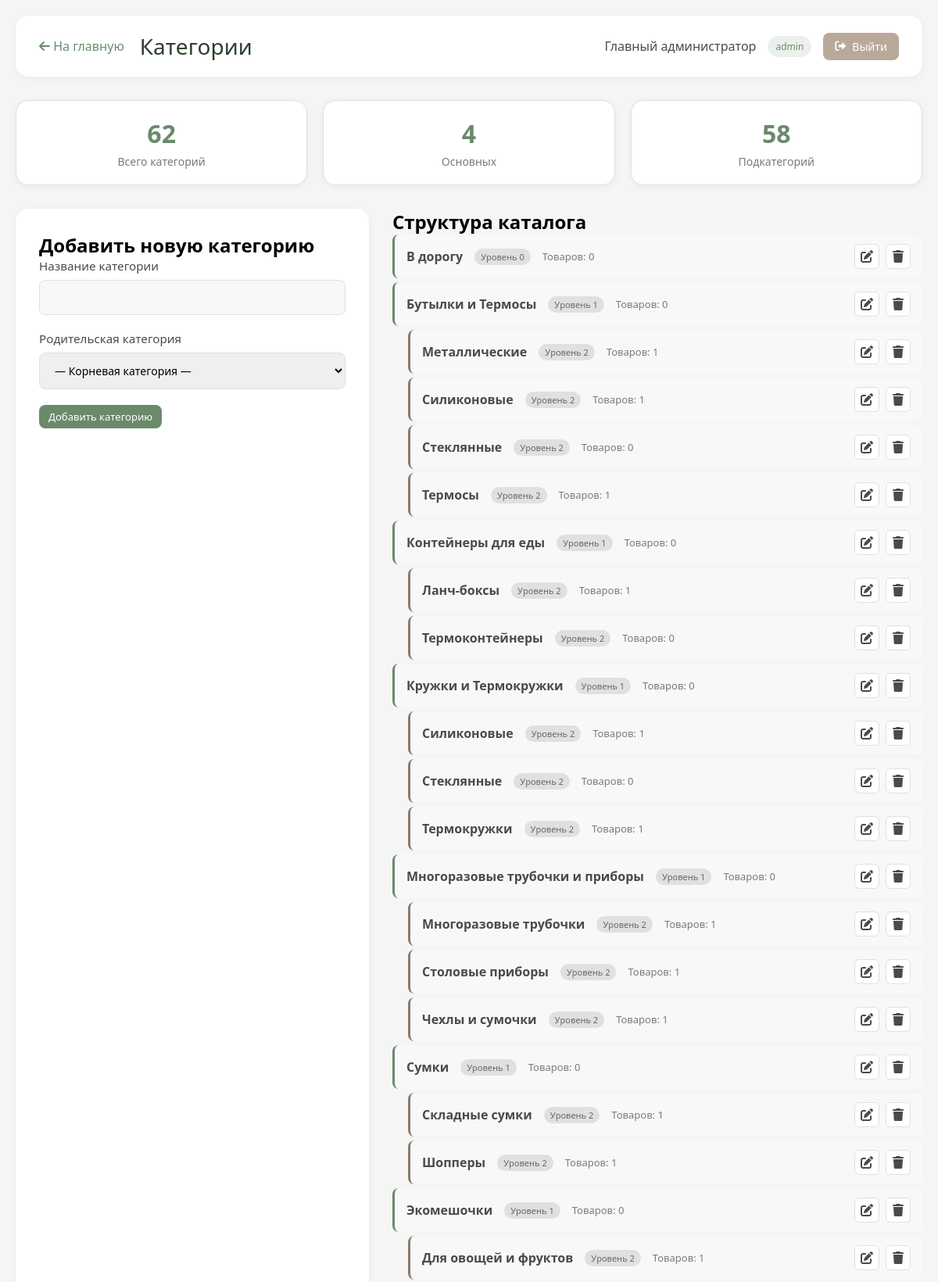
The app's page /admin/categories.php (signed in, upper part) with its own data.
### tables this page shows
CREATE TABLE `categories` (
  `id` int NOT NULL,
  `name` varchar(100) NOT NULL,
  `parent_id` int DEFAULT NULL,
  `level` int DEFAULT '1'
);

### admin/categories.php (the view, shortened to what this page needs)
<?php
require_once '../backend/config.php';
$categories = $pdo->query("SELECT * FROM categories ORDER BY level, name")->fetchAll();
function buildCategoryTree($categories, $parent_id = null, $level = 0) {
    $result = [];
    foreach ($categories as $cat) {
        if ($cat['parent_id'] == $parent_id) {
            $cat['level'] = $level;
            $result[] = $cat;
            $result = array_merge($result, buildCategoryTree($categories, $cat['id'], $level + 1));
        }
    }
    return $result;
}
$category_tree = buildCategoryTree($categories);
$products_count = [];
$stmt = $pdo->query("SELECT category_id, COUNT(*) as count FROM products GROUP BY category_id");
while ($row = $stmt->fetch()) {
    $products_count[$row['category_id']] = $row['count'];
}
$edit_category = null;
?>
<!DOCTYPE html>
<html lang="ru">
<head>
    <link rel="stylesheet" href="https://cdnjs.cloudflare.com/ajax/libs/font-awesome/6.0.0-beta3/css/all.min.css">
    <link rel="stylesheet" href="../frontend/css/styles.css">
    <link rel="stylesheet" href="css/admin.css">
</head>
<body>
    <div class="admin-container">
        <div class="admin-header">
            <div style="display: flex; align-items: center;">
                <a href="index.php" class="back-link"><i class="fas fa-arrow-left"></i> На главную</a>
                <h1>Категории</h1>
            </div>
            <div class="admin-user">
                <span><?= $_SESSION['admin_name'] ?></span>
                <span class="role"><?= $_SESSION['admin_role'] ?></span>
                <a href="logout.php" class="logout-btn"><i class="fas fa-sign-out-alt"></i> Выйти</a>
            </div>
        </div>
        <div class="stats-row">
            <div class="stat-card">
                <div class="number"><?= count($categories) ?></div>
                <div class="label">Всего категорий</div>
            </div>
            <div class="stat-card">
                <div class="number">
                    <?php
                    $stmt = $pdo->query("SELECT COUNT(*) FROM categories WHERE level = 1");
                    echo $stmt->fetchColumn();
                    ?>
                </div>
                <div class="label">Основных</div>
            </div>
            <div class="stat-card">
                <div class="number">
                    <?php
                    $stmt = $pdo->query("SELECT COUNT(*) FROM categories WHERE level > 1");
                    echo $stmt->fetchColumn();
                    ?>
                </div>
                <div class="label">Подкатегорий</div>
            </div>
        </div>
        <div class="content-grid">
            <div class="form-container">
                <h2><?= $edit_category ? 'Редактирование категории' : 'Добавить новую категорию' ?></h2>
                <form method="POST">
                    <div class="form-group">
                        <label>Название категории</label>
                        <input type="text" name="name" value="<?= htmlspecialchars($edit_category['name'] ?? '') ?>" required>
                    </div>
                    <div class="form-group">
                        <label>Родительская категория</label>
                        <select name="parent_id">
                            <option value="">— Корневая категория —</option>
                        </select>
                    </div>
                    <button type="submit" name="<?= $edit_category ? 'edit_category' : 'add_category' ?>" class="btn btn-primary">
                        <?= $edit_category ? 'Сохранить изменения' : 'Добавить категорию' ?>
                    </button>
                </form>
            </div>
            <div class="categories-container">
                <h2>Структура каталога</h2>
                <?php if (empty($category_tree)): ?>
                    <p style="text-align: center; color: #7a7a7a; padding: 40px;">
                        Категории еще не созданы
                    </p>
                <?php else: ?>
                    <ul class="category-tree">
                        <?php foreach ($category_tree as $cat): ?>
                            <li class="category-item level-<?= $cat['level'] ?>">
                                <div class="category-content">
                                    <div class="category-info">
                                        <span class="category-name">
                                            <?= htmlspecialchars($cat['name']) ?>
                                        </span>
                                        <span class="category-level">Уровень <?= $cat['level'] ?></span>
                                        <span class="category-stats">
                                            Товаров: <?= $products_count[$cat['id']] ?? 0 ?>
                                        </span>
                                    </div>
                                    <div class="category-actions">
                                        <a href="?edit=<?= $cat['id'] ?>" class="action-btn" title="Редактировать">
                                            <i class="fas fa-edit"></i>
                                        </a>
                                        <a href="category-delete.php?id=<?= $cat['id'] ?>"
                                           class="action-btn delete"
                                           title="Удалить"
                                           onclick="return confirm('Вы уверены? Все подкатегории будут перемещены в корень')">
                                            <i class="fas fa-trash"></i>
                                        </a>
                                    </div>
                                </div>
                            </li>
                        <?php endforeach; ?>
                    </ul>
                <?php endif; ?>
            </div>
        </div>
    </div>
</body>
</html>

### admin/css/admin.css (style rules this page uses)
.admin-container { max-width: 1400px; margin: 0 auto; padding: 20px; }
.admin-header { background: white; border-radius: 16px; padding: 20px 30px; margin-bottom: 30px; display: flex; justify-content: space-between; align-items: center; box-shadow: 0 2px 10px rgba(0,0,0,0.05); }
.admin-header h1 { color: #2c3e2c; font-size: 28px; font-weight: 300; }
.admin-user { display: flex; align-items: center; gap: 15px; }
.admin-user span { color: #4a4a4a; }
.admin-user .role { background: #6b8a6b20; color: #6b8a6b; padding: 5px 10px; border-radius: 20px; font-size: 12px; }
.back-link { color: #6b8a6b; text-decoration: none; margin-right: 20px; }
.btn { padding: 6px 12px; border-radius: 8px; font-size: 13px; cursor: pointer; border: none; transition: 0.2s; text-decoration: none; display: inline-block; }
.btn-primary { background: #6b8a6b; color: white; }
.logout-btn { padding: 8px 15px; background: #b9a99a; color: white; text-decoration: none; border-radius: 8px; font-size: 14px; transition: 0.2s; display: inline-flex; align-items: center; gap: 8px; border: none; cursor: pointer; }
.logout-btn i { font-size: 14px; }
.stats-row { display: grid; grid-template-columns: repeat(3, 1fr); gap: 20px; margin-bottom: 30px; }
.stat-card { background: white; border-radius: 16px; padding: 20px; box-shadow: 0 2px 10px rgba(0,0,0,0.05); text-align: center; text-decoration: none; color: inherit; transition: 0.2s; }
.stat-card .number { font-size: 32px; font-weight: 700; color: #6b8a6b; margin-bottom: 5px; }
.stat-card .label { color: #7a7a7a; font-size: 14px; }
.form-container { background: white; border-radius: 16px; padding: 30px; box-shadow: 0 2px 10px rgba(0,0,0,0.05); }
.form-group { margin-bottom: 20px; }
.form-group label { display: block; margin-bottom: 8px; color: #4a4a4a; font-weight: 500; }
.form-group input, .form-group select, .form-group textarea { width: 100%; padding: 12px 15px; border: 1px solid #e0e0e0; border-radius: 8px; font-size: 14px; transition: 0.2s; }
.content-grid { display: grid; grid-template-columns: 1fr 1.5fr; gap: 30px; }
.category-tree { list-style: none; }
.category-item { margin-bottom: 5px; }
.category-content { display: flex; align-items: center; justify-content: space-between; padding: 12px 15px; background: #f8f8f8; border-radius: 8px; border-left: 3px solid #6b8a6b; transition: 0.2s; }
.category-info { display: flex; align-items: center; gap: 15px; }
.category-name { font-weight: 600; color: #4a4a4a; }
.category-level { font-size: 11px; background: #e0e0e0; padding: 3px 8px; border-radius: 20px; color: #666; }
.category-stats { color: #7a7a7a; font-size: 13px; }
.category-actions { display: flex; gap: 8px; }
.action-btn { width: 32px; height: 32px; border-radius: 6px; border: 1px solid #e0e0e0; background: white; cursor: pointer; transition: 0.2s; display: flex; align-items: center; justify-content: center; text-decoration: none; color: #4a4a4a; }
.level-1 .category-content { border-left-color: #6b8a6b; }
.level-2 .category-content { border-left-color: #8b7a6b; margin-left: 20px; }

### records on screen
categories: name "В дорогу", level "0", id "0"
categories: name "Бутылки и Термосы", level "1", id "0"
categories: name "Металлические", level "2", id "1"
categories: name "Силиконовые", level "2", id "1"
categories: name "Стеклянные", level "2", id "0"
categories: name "Термосы", level "2", id "1"
categories: name "Контейнеры для еды", level "1", id "0"
categories: name "Ланч-боксы", level "2", id "1"
categories: name "Термоконтейнеры", level "2", id "0"
categories: name "Кружки и Термокружки", level "1", id "0"
categories: name "Силиконовые", level "2", id "1"
categories: name "Стеклянные", level "2", id "0"
categories: name "Термокружки", level "2", id "1"
categories: name "Многоразовые трубочки и приборы", level "1", id "0"
categories: name "Многоразовые трубочки", level "2", id "1"
categories: name "Столовые приборы", level "2", id "1"
categories: name "Чехлы и сумочки", level "2", id "1"
categories: name "Сумки", level "1", id "0"
categories: name "Складные сумки", level "2", id "1"
categories: name "Шопперы", level "2", id "1"
categories: name "Экомешочки", level "1", id "0"
categories: name "Для овощей и фруктов", level "2", id "1"

### other values on screen
$_SESSION['admin_name'] "Главный администратор"
$_SESSION['admin_role'] "admin"
count($categories) "62"
$stmt->fetchColumn() "4"
$stmt->fetchColumn() "58"
